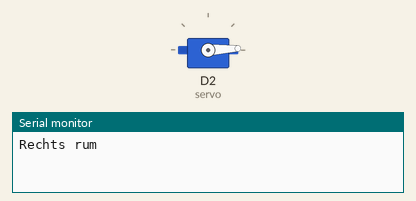
A sketch run on a simulated ESP8266 (NodeMCU). Shown: servo, the last lines printed to the serial monitor.

Above: at 0.05 s.
At 1.3 s:
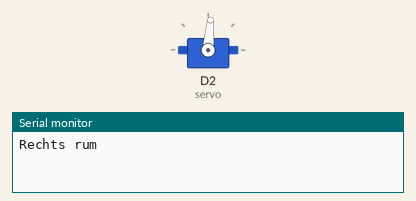
At 2.6 s:
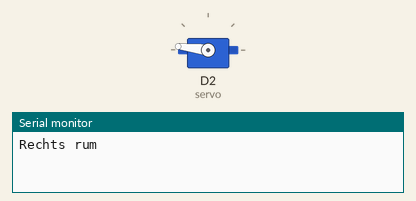
At 5.2 s:
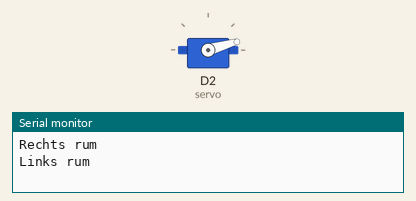
Timing chart, 0 to 7.1 s (numbered marks = the images above):
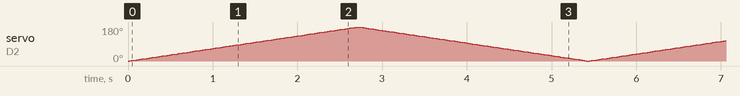

The sketch:

ServoSample.ino
```cpp
#include <Servo.h>

Servo servo;

void setup() {
  Serial.begin(115200);
  servo.attach(D2);
}

void loop() {
  Serial.println("Rechts rum");
  for (int16_t pos = 0; pos <= 180; pos++) {
    servo.write(pos);
    delay(15);
  }

  Serial.println("Links rum");
  for (int16_t pos = 180; pos >= 0; pos--) {
    servo.write(pos);
    delay(15);
  }
}
```
